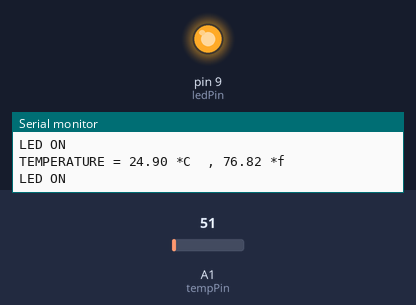
A sketch run on a simulated Arduino Uno, built with avr-gcc and run on an emulated ATmega328P. Parts: output pins drawn as LEDs (lit = HIGH), the last lines printed to the serial monitor. The inputs (shaded band) are chosen by the test bench; at power-on: A1 (tempPin) = 51.

Above: at 2.8 s.
2.9 s: A1 (tempPin) set to 45
5.6 s: A1 (tempPin) set to 36
At 7.0 s:
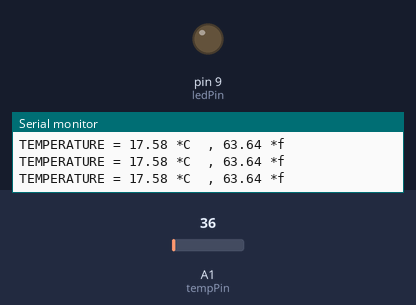
8.3 s: A1 (tempPin) set to 61
At 8.7 s:
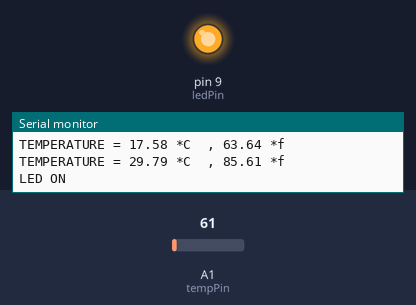
Timing chart, 0 to 11.3 s (numbered marks = the images above; inputs shaded):
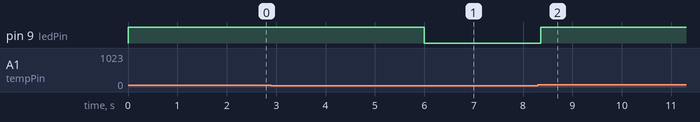

Measured:
- the behaviour switches between 41 and 40 on A1 (tempPin) (found by bisection; images 0 and 1)
- after the input at 5.6 s, pin 9 (ledPin): HIGH → LOW after 0.40 s
- after the input at 8.3 s, pin 9 (ledPin): LOW → HIGH after 0.06 s

The sketch:

14_tempsensor-led.ino
```cpp
int val;
int tempPin = 1;
int ledPin = 9;

void setup() {
  // put your setup code here, to run once:
  Serial.begin(9600);
  pinMode(tempPin, INPUT);
  pinMode(ledPin,OUTPUT);

}

void loop() {
  digitalWrite(ledPin, LOW);


  // put your main code here, to run repeatedly:
  val = analogRead(tempPin);
  float mv = (val/1024.0)*5000;
  float cel = mv/10; //convert milivolt to celcius
  float farh = (cel*9)/5 + 32;

  Serial.print("TEMPERATURE = ");
  Serial.print(cel);
  Serial.print(" *C ");
  Serial.print(" , ");
  Serial.print(farh);
  Serial.print(" *f ");
  Serial.println();


  if(cel>20){
    digitalWrite(ledPin , HIGH);
    Serial.println("LED ON");
    delay(2000);
  }

}
```
